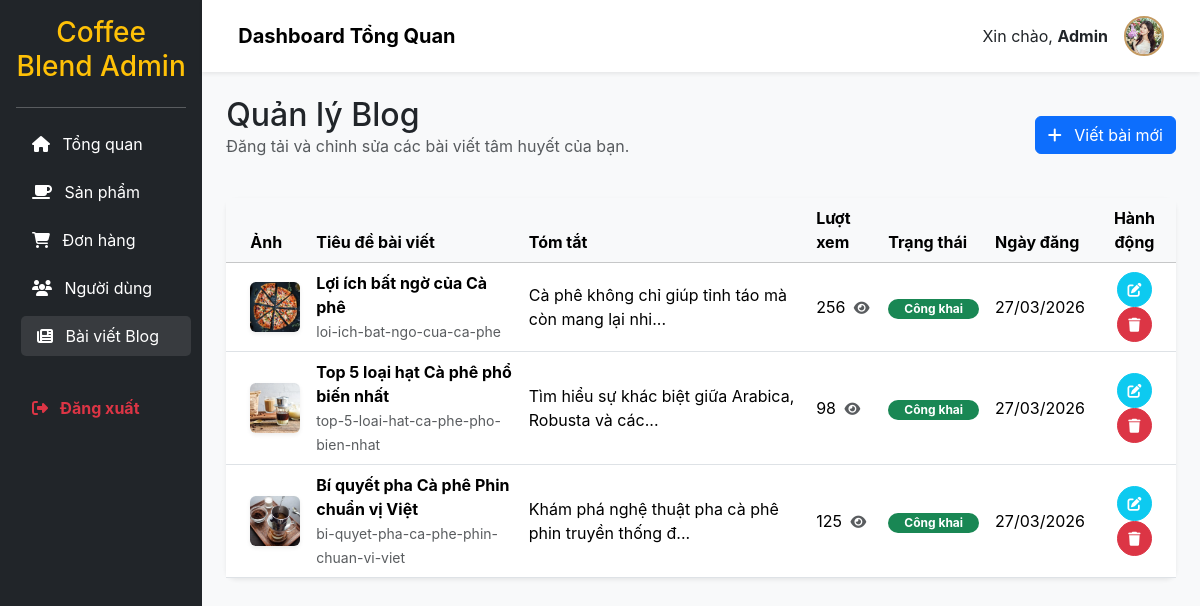
/admin/blog.php (signed in), run on the app's committed database.
### tables this page shows
CREATE TABLE `blog_posts` (
  `post_id` int(11) NOT NULL,
  `title` varchar(200) NOT NULL,
  `slug` varchar(200) NOT NULL,
  `excerpt` text DEFAULT NULL COMMENT 'Tóm tắt',
  `content` longtext DEFAULT NULL COMMENT 'Nội dung chi tiết',
  `featured_image` varchar(255) DEFAULT NULL,
  `author_id` int(11) DEFAULT NULL,
  `views` int(11) DEFAULT 0,
  `comments_count` int(11) DEFAULT 0,
  `status` enum('draft','published','archived') DEFAULT 'draft',
  `published_at` datetime DEFAULT NULL,
  `created_at` timestamp NOT NULL DEFAULT current_timestamp(),
  `updated_at` timestamp NOT NULL DEFAULT current_timestamp() ON UPDATE current_timestamp()
);

### config/functions.php (called while the page is built, shortened)
<?php
function sanitize($input) {
    return htmlspecialchars(trim($input), ENT_QUOTES, 'UTF-8');
}
?>

### admin/blog.php (the view, shortened to what this page needs)
<?php
include 'includes/header.php';
include 'includes/sidebar.php';
?>
<div class="row mb-4">
    <div class="col-12 d-flex justify-content-between align-items-center">
        <div>
            <h2 class="mb-0">Quản lý Blog</h2>
            <p class="text-muted">Đăng tải và chỉnh sửa các bài viết tâm huyết của bạn.</p>
        </div>
        <button class="btn btn-primary"><i class="fas fa-plus me-2"></i> Viết bài mới</button>
    </div>
</div>
<div class="card shadow-sm">
    <div class="card-body p-0">
        <div class="table-responsive">
            <table class="table table-hover align-middle mb-0">
                <thead class="table-light">
                    <tr>
                        <th class="ps-4">Ảnh</th>
                        <th>Tiêu đề bài viết</th>
                        <th>Tóm tắt</th>
                        <th>Lượt xem</th>
                        <th>Trạng thái</th>
                        <th>Ngày đăng</th>
                        <th class="text-center">Hành động</th>
                    </tr>
                </thead>
                <tbody>
<?php
try {
    $query = "SELECT * FROM blog_posts ORDER BY post_id DESC";
    $stmt = $pdo->query($query);
    $posts = $stmt->fetchAll();
    if (isset($success)): ?><div class="alert alert-success mx-4 mt-4"><?php echo $success; ?></div><?php endif;
    if (count($posts) > 0) {
        foreach ($posts as $post) {
            $status_badge = ($post['status'] == 'published') ? 'bg-success' : (($post['status'] == 'draft') ? 'bg-secondary' : 'bg-danger');
            $status_text = ($post['status'] == 'published') ? 'Công khai' : (($post['status'] == 'draft') ? 'Bản nháp' : 'Đã ẩn');
?>
<tr>
    <td class="ps-4">
        <img src="../<?php echo $post['featured_image']; ?>" alt="" class="rounded shadow-sm" width="50" height="50" style="object-fit: cover;">
    </td>
    <td>
        <div class="fw-bold"><?php echo sanitize($post['title']); ?></div>
        <small class="text-muted"><?php echo sanitize($post['slug']); ?></small>
    </td>
    <td title="<?php echo sanitize($post['excerpt']); ?>"><?php echo mb_substr(sanitize($post['excerpt'] ?? ''), 0, 50) . '...'; ?></td>
    <td><?php echo number_format($post['views']); ?> <i class="fas fa-eye small text-muted ms-1"></i></td>
    <td><span class="badge <?php echo $status_badge; ?> rounded-pill px-3"><?php echo $status_text; ?></span></td>
    <td><?php echo date('d/m/Y', strtotime($post['published_at'] ?? $post['created_at'])); ?></td>
    <td class="text-center">
        <a href="edit-blog.php?id=<?php echo $post['post_id']; ?>" class="btn btn-sm btn-info text-white rounded-circle p-2" title="Sửa" style="width: 35px; height: 35px; display: inline-flex; align-items: center; justify-content: center;"><i class="fas fa-edit"></i></a>
        <a href="blog.php?action=delete&id=<?php echo $post['post_id']; ?>" class="btn btn-sm btn-danger rounded-circle p-2" onclick="return confirm('Bạn có chắc muốn xóa bài viết này?')" title="Xóa" style="width: 35px; height: 35px; display: inline-flex; align-items: center; justify-content: center;"><i class="fas fa-trash"></i></a>
    </td>
</tr>
<?php
                            }
                        } else {
                            echo "<tr><td colspan='7' class='text-center py-4'>Chưa có bài viết nào.</td></tr>";
                        }
                    } catch (PDOException $e) {
                        echo "<tr><td colspan='7' class='text-center py-4 text-danger'>Lỗi: " . $e->getMessage() . "</td></tr>";
                    }
                    ?>
                </tbody>
            </table>
        </div>
    </div>
</div>
<?php include 'includes/footer.php'; ?>

### admin/css/admin.css (style rules this page uses)
body { font-family: 'Inter', 'Segoe UI', Roboto, sans-serif; background-color: #f8f9fa; }
.card { border: none; border-radius: 10px; box-shadow: 0 4px 6px rgba(0,0,0,0.05); transition: transform 0.3s; }

### data on the page
blog_posts: featured_image (picture), title "Lợi ích bất ngờ của Cà phê", slug "loi-ich-bat-ngo-cua-ca-phe", excerpt "Cà phê không chỉ giúp tỉnh táo mà còn mang lại nhi", views "256", status "Công khai", published_at "27/03/2026", $post['post_id'] 3 (drawn)
blog_posts: featured_image (picture), title "Top 5 loại hạt Cà phê phổ biến nhất", slug "top-5-loai-hat-ca-phe-pho-bien-nhat", excerpt "Tìm hiểu sự khác biệt giữa Arabica, Robusta và các", views "98", status "Công khai", published_at "27/03/2026"
blog_posts: featured_image (picture), title "Bí quyết pha Cà phê Phin chuẩn vị Việt", slug "bi-quyet-pha-ca-phe-phin-chuan-vi-viet", excerpt "Khám phá nghệ thuật pha cà phê phin truyền thống đ", views "125", status "Công khai", published_at "27/03/2026"
